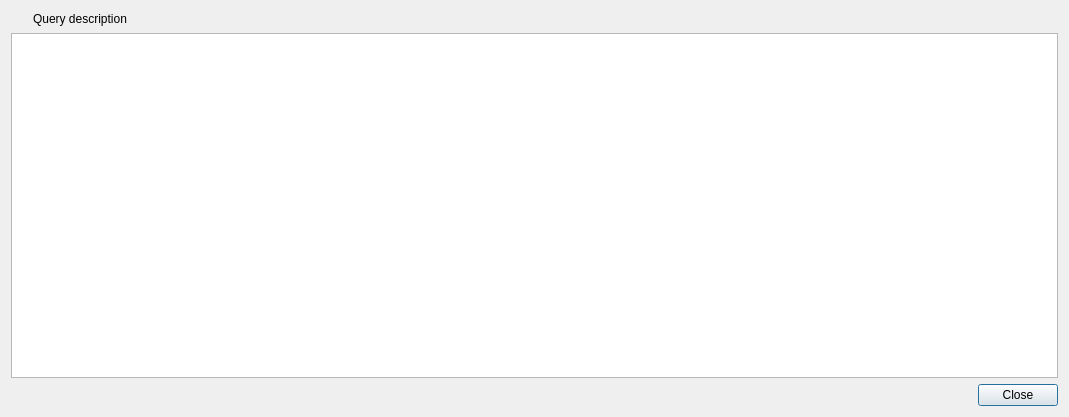
<?xml version="1.0" encoding="UTF-8"?>
<ui version="4.0">
 <class>QueryPathsDialog</class>
 <widget class="QDialog" name="QueryPathsDialog">
  <property name="geometry">
   <rect>
    <x>0</x>
    <y>0</y>
    <width>1069</width>
    <height>417</height>
   </rect>
  </property>
  <property name="windowTitle">
   <string>Query paths</string>
  </property>
  <layout class="QGridLayout" name="gridLayout">
   <item row="0" column="1">
    <widget class="QLabel" name="queryLabel">
     <property name="text">
      <string>Query description</string>
     </property>
     <property name="wordWrap">
      <bool>true</bool>
     </property>
    </widget>
   </item>
   <item row="0" column="0">
    <widget class="InfoTextWidget" name="queryPathsInfoText" native="true">
     <property name="sizePolicy">
      <sizepolicy hsizetype="Fixed" vsizetype="Fixed">
       <horstretch>0</horstretch>
       <verstretch>0</verstretch>
      </sizepolicy>
     </property>
     <property name="minimumSize">
      <size>
       <width>16</width>
       <height>16</height>
      </size>
     </property>
     <property name="toolTip">
      <string>&lt;html&gt;&lt;head/&gt;&lt;body&gt;&lt;p&gt;This table shows information about the possible paths through the graph which represent the query. These paths can be either simple (residing within a single node) or complex (spanning multiple nodes). The columns in the table are as follows: &lt;br/&gt;&lt;br/&gt;&lt;span style=&quot; font-weight:700;&quot;&gt;Path&lt;/span&gt;: This is the query path through the graph, as written in Bandage's path notation. The nodes in the path are separated by commas. The start position in the first node is shown in parentheses at the beginning of the path. The end position in the last node is shown in parentheses at the end of the path. &lt;br/&gt;&lt;br/&gt;&lt;span style=&quot; font-weight:700;&quot;&gt;Length&lt;/span&gt;: This is the path length. It is shown in base pairs, whether the query is a nucleotide query or a protein query. &lt;br/&gt;&lt;br/&gt;&lt;span style=&quot; font-weight:700;&quot;&gt;Query covered by path&lt;/span&gt;: This is the fraction of the query which is covered by the path. It is calculated by taking 100% and subtracting the fraction of the query which is not captured by the start and the fraction of the query which is not captured by the end. &lt;br/&gt;&lt;br/&gt;&lt;span style=&quot; font-weight:700;&quot;&gt;Query covered by hits&lt;/span&gt;: This is the fraction of the query which is covered by the BLAST hits in this path. Since a path may contain nodes or parts of nodes which are not covered by BLAST hits, this value will be less than or equal to the 'Query covered by path' value. &lt;br/&gt;&lt;br/&gt;&lt;span style=&quot; font-weight:700;&quot;&gt;Mean hit identity&lt;/span&gt;: This is the mean of the percent identity for the BLAST hits in this path, weighted by the hits' lengths. &lt;br/&gt;&lt;br/&gt;&lt;span style=&quot; font-weight:700;&quot;&gt;Total hit mismatches&lt;/span&gt;: This is the sum of the mismatches for the BLAST hits in this path. &lt;br/&gt;&lt;br/&gt;&lt;span style=&quot; font-weight:700;&quot;&gt;Total hit gap opens&lt;/span&gt;: This is the sum of the gap opens for the BLAST hits in this path. &lt;br/&gt;&lt;br/&gt;&lt;span style=&quot; font-weight:700;&quot;&gt;Relative length&lt;/span&gt;: This is the length of the path compared to the length for the relevant fraction of the query. A value over 100% indicates that the path is too long; a value under 100% value indicates that the path is too short. &lt;br/&gt;&lt;br/&gt;&lt;span style=&quot; font-weight:700;&quot;&gt;Length discrepancy&lt;/span&gt;: This is the difference in the path length and the length for the relevant fraction of the query. A positive value indicates that the path is too long; a negative value indicates that the path is too short. &lt;br/&gt;&lt;br/&gt;&lt;span style=&quot; font-weight:700;&quot;&gt;E-value product&lt;/span&gt;: This is the product of the e-values for the BLAST hits in this path. &lt;/p&gt;&lt;/body&gt;&lt;/html&gt;</string>
     </property>
    </widget>
   </item>
   <item row="2" column="0" colspan="2">
    <widget class="QDialogButtonBox" name="buttonBox">
     <property name="orientation">
      <enum>Qt::Horizontal</enum>
     </property>
     <property name="standardButtons">
      <set>QDialogButtonBox::Close</set>
     </property>
    </widget>
   </item>
   <item row="1" column="0" colspan="2">
    <widget class="QTableView" name="tableView"/>
   </item>
  </layout>
 </widget>
 <customwidgets>
  <customwidget>
   <class>InfoTextWidget</class>
   <extends>QWidget</extends>
   <header>infotextwidget.h</header>
   <container>1</container>
  </customwidget>
 </customwidgets>
 <resources/>
 <connections>
  <connection>
   <sender>buttonBox</sender>
   <signal>accepted()</signal>
   <receiver>QueryPathsDialog</receiver>
   <slot>accept()</slot>
   <hints>
    <hint type="sourcelabel">
     <x>248</x>
     <y>254</y>
    </hint>
    <hint type="destinationlabel">
     <x>157</x>
     <y>274</y>
    </hint>
   </hints>
  </connection>
  <connection>
   <sender>buttonBox</sender>
   <signal>rejected()</signal>
   <receiver>QueryPathsDialog</receiver>
   <slot>reject()</slot>
   <hints>
    <hint type="sourcelabel">
     <x>316</x>
     <y>260</y>
    </hint>
    <hint type="destinationlabel">
     <x>286</x>
     <y>274</y>
    </hint>
   </hints>
  </connection>
 </connections>
</ui>
